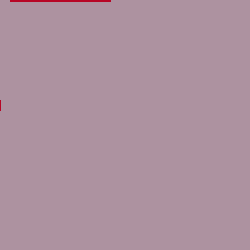
Frame 1 (no input)
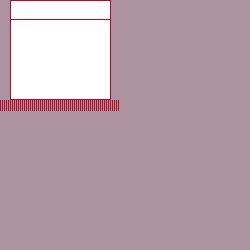
Frame 60 (the mouse pressed at the canvas centre just before this capture)
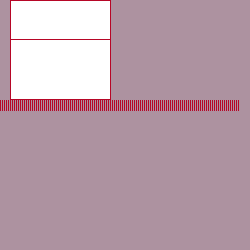
Frame 120 (the mouse held since frame 60 and released just before this capture)

The Processing sketch that drew these frames (run headless with seeded random() and noise(); from frame 60 on, the mouse is pressed at the canvas centre):

// Processing sketch: processing_18495
// ── processing_18495.pde

void setup() {
  size(250, 250);
  background(173, 146, 160);
  noStroke();
  frameRate(30);	
}

int a = 0;

void draw() {
 
stroke(183, 6, 38);
rect(a++%250, 100, 0, 10); 

stroke(183, 6, 38);
rect(10, 0, 100, a++%100);
}
